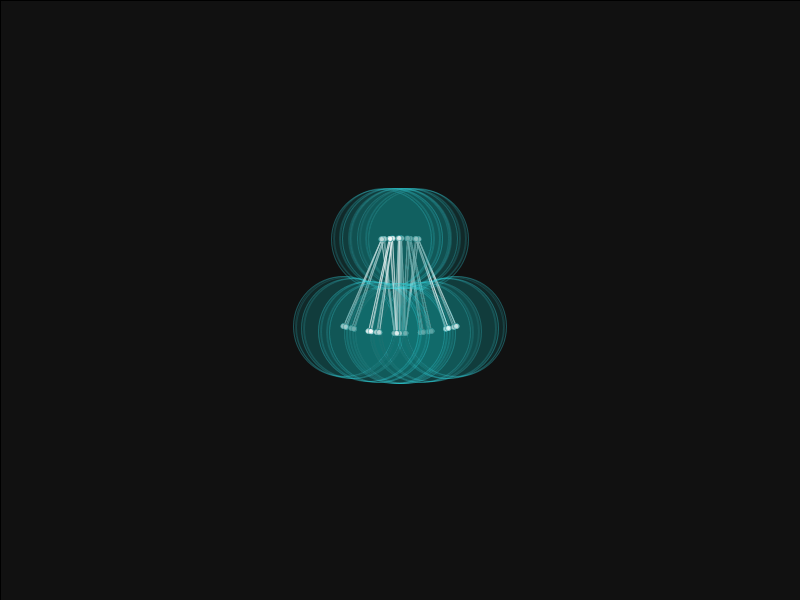
Frame 1 (no input)
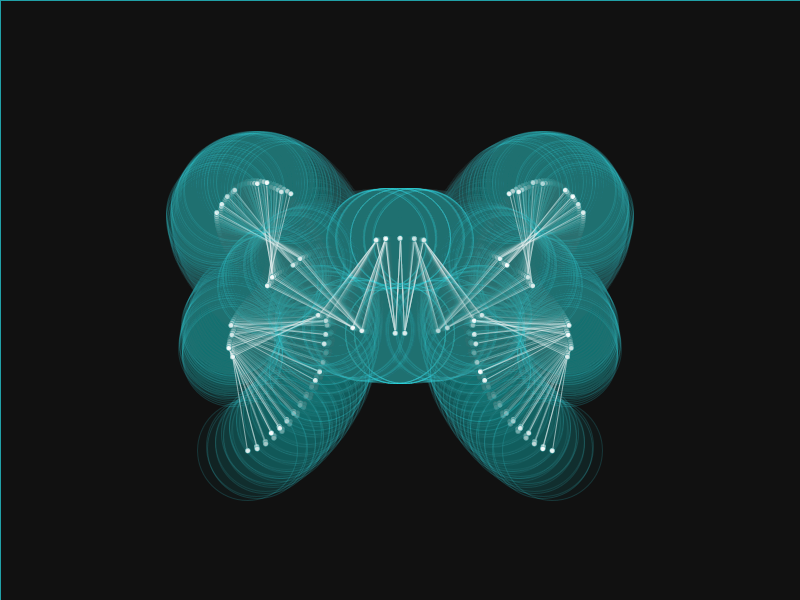
Frame 60 (the mouse pressed at the canvas centre just before this capture)
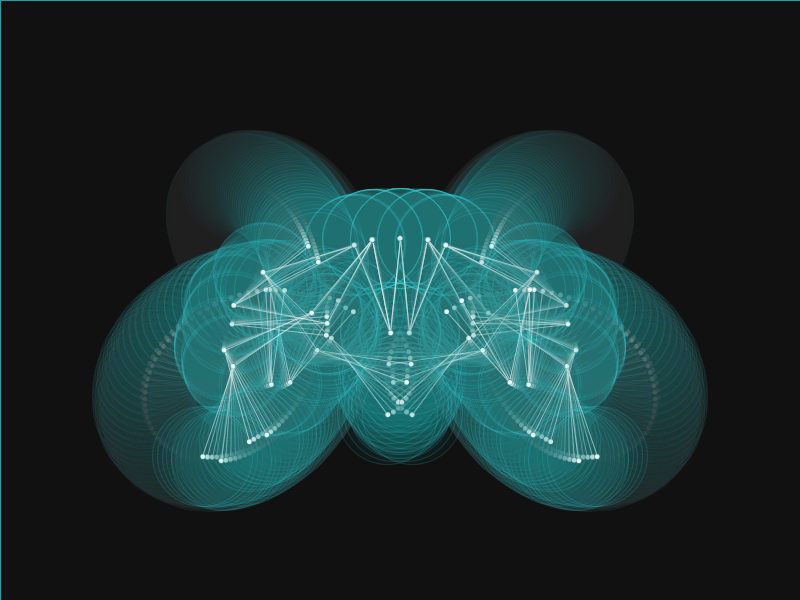
Frame 120 (the mouse held since frame 60 and released just before this capture)

The Processing sketch that drew these frames (run headless with seeded random() and noise(); from frame 60 on, the mouse is pressed at the canvas centre):

// Processing sketch: processing_12418
// ── processing_12418.pde


float speed = 0.0008;
float r = 3.145;
float branchLength = 95;
int numBranches = 6;

void setup() 
{
  size(800,600);
  background(#111111);
  smooth();
}

void draw() 
{
  fill(#111111, 12);
  rect(0, 0, width, height);
  
  fractal(width/2, height/1.8, -HALF_PI, numBranches);
  r += speed;
}

void fractal(float x, float y, float a, int c) 
{
  float nx = x + branchLength  * cos(a);
  float ny = y + branchLength  * sin(a);
  
  if (c >= 1 && c != 6) {
    strokeWeight(1);
    stroke(#ffffff, 150);
    line(x, y, nx, ny);
  }

  if (c < numBranches) {
    stroke(#19888C, 90);
    fill(#ffffff, 250);
    ellipse(x, y, 5, 5);
    
    noStroke();
    stroke(#2EF7FF, 20);
    fill(#19888C, 8);
    ellipse(x, y, 100, 100);
  }
  
  if (c > 0) {
    fractal(nx, ny, (a + r / 3) * -3, c - 1);
    fractal(nx, ny, (a - r / 3) * -3, c - 1);
  } 
}
